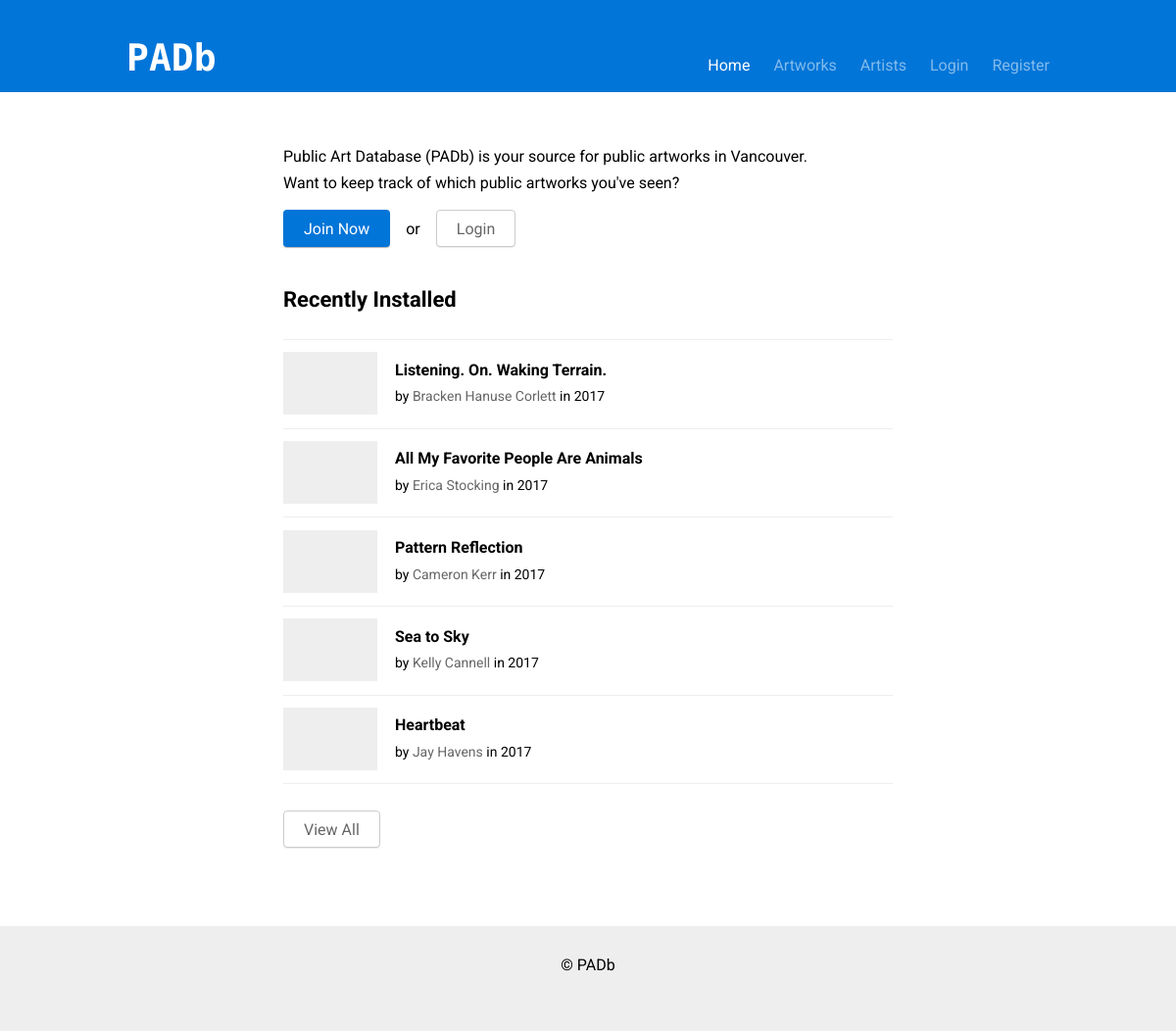
/, run on an earlier commit of the app's database.
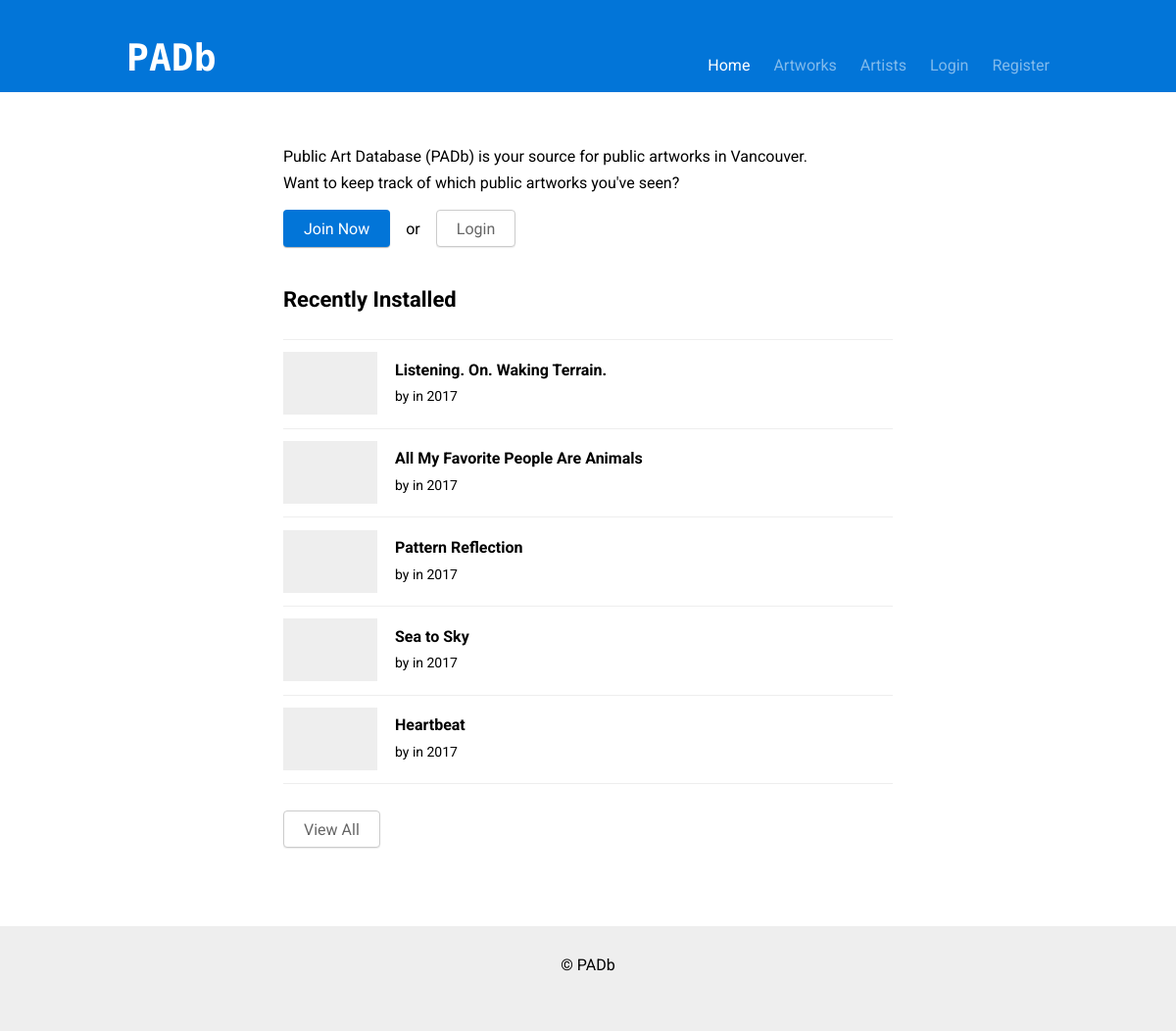
And on a later commit of the database.
### tables this page shows
CREATE TABLE `artworks` (
  `artworkID` int(11) NOT NULL,
  `title` text NOT NULL,
  `status` enum('In Place','Removed','','') NOT NULL,
  `yearInstalled` date NOT NULL,
  `siteName` text,
  `siteAddress` text,
  `description` text,
  `statement` text,
  `latitude` decimal(9,6) DEFAULT NULL,
  `longitude` decimal(9,6) DEFAULT NULL,
  `material` text,
  `photoURL` text,
  `websiteURL` text,
  `neighborhoodID` int(11) NOT NULL,
  `ownerID` int(11) NOT NULL,
  `typeID` int(11) NOT NULL
);

CREATE TABLE `artists` (
  `artistID` int(11) NOT NULL,
  `firstName` text,
  `lastName` text NOT NULL,
  `websiteURL` text,
  `biography` text,
  `biographyURL` text,
  `photoURL` text,
  `countryID` int(11) DEFAULT NULL
);

### private/functions.php (called while the page is built, shortened)
<?php
function get_sanitized_text($text) {
  return htmlspecialchars(utf8_encode($text));
}
function get_artist_name($fname, $lname) {
  $output = $fname;
  if (!empty($lname)) {
    $output .= ' ' . $lname;
  }
  return get_sanitized_text($output);
}
function is_url_external($url) {
  $components = parse_url($url);
  return !empty($components['host']) && strcasecmp($components['host'], 'example.com');
}
function get_image_cache($url) {
  $local = 'images/cache/' . md5($url);
  if (copy($url, $local)) return $local;
  return NULL;
}
function get_artwork_photo($url) {
  return get_sanitized_text(get_image_cache($url) ?? 'images/artwork.png');
}
require_once('functions.recent-artworks.php');
?>

### private/functions.recent-artworks.php (the view, shortened to what this page needs)
<?php
function show_recent_artworks() {
  $db = db_connect();
  $res1 = $db->query("SELECT artworkID, title, yearInstalled, photoURL
    FROM artworks
    WHERE status = 'In Place'
    ORDER BY yearInstalled DESC
    LIMIT 5");
?>
<ul class="list">
  <?php
    while ($artwork = $res1->fetch_assoc()):
      $artwork_id = intval($artwork['artworkID']);
      $url = 'artwork.php?id=' . $artwork['artworkID'];
      $title = get_sanitized_text($artwork['title']);
      $year_installed = date('Y', strtotime($artwork['yearInstalled']));
      $photo_url = get_artwork_photo($artwork['photoURL']);
  ?>
  <li class="list__item">
    <div class="list__content">
      <a href="<?php echo $url; ?>" class="list__thumbnail" style="background-image:url('<?php echo $photo_url; ?>')"></a>
      <div class="list__text">
        <a href="<?php echo $url; ?>" class="a-inherit">
          <strong><?php echo $title; ?></strong>
        </a><br>
        <small>
          by
          <?php
            $res2 = $db->query("SELECT A.artistID, A.firstName, A.lastName
              FROM artists A, artistArtworks AA
              WHERE A.artistID = AA.artistID AND AA.artworkID = $artwork_id");
            $count = 0;
            while ($artist = $res2->fetch_assoc()):
              $artistID = $artist['artistID'];
              $name = get_artist_name($artist['firstName'], $artist['lastName']);
          ?><?php if ($count++) echo ', '; ?><a href="artist.php?id=<?php echo $artistID; ?>" class="a-lite"><?php echo $name ?></a><?php endwhile; ?>
          in <?php echo $year_installed; ?>
        </small>
      </div>
    </div>
  </li>
  <?php endwhile; ?>
</ul>
<p>
  <a href="artworks.php?sort=year&sort_order=desc" class="btn">View All</a>
</p>
<?php
  }
?>

What changed in the data, as far as the page shows it:
removed artists: name "Bracken Hanuse Corlett", shown under artworks "Listening. On. Waking Terrain."
removed artists: name "Erica Stocking", shown under artworks "All My Favorite People Are Animals"
removed artists: name "Cameron Kerr", shown under artworks "Pattern Reflection"
removed artists: name "Kelly Cannell", shown under artworks "Sea to Sky"
removed artists: name "Jay Havens", shown under artworks "Heartbeat"
